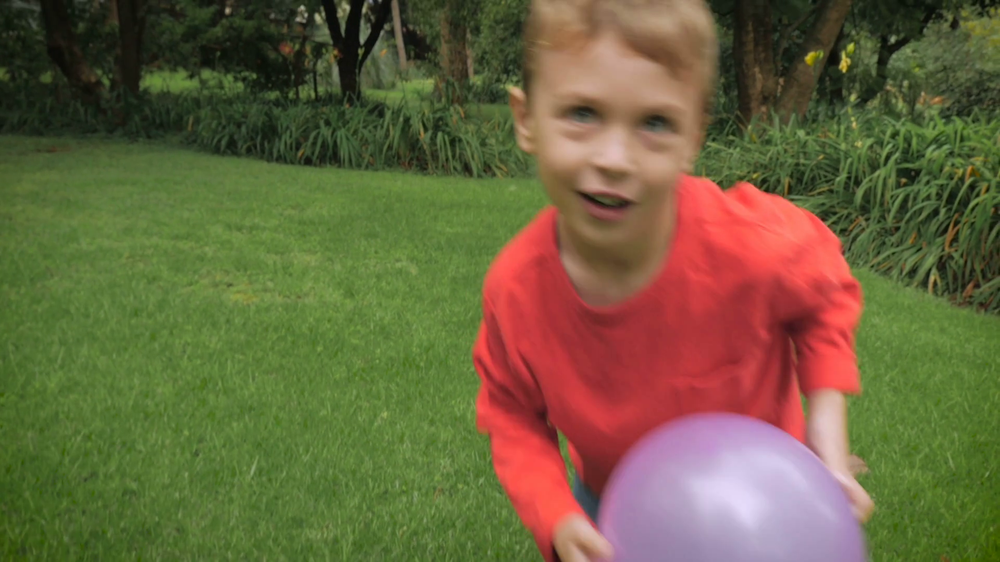
#> input picture ObjectDetection/red1.png, 1000 x 562 px, shrunk from 1920 x 1080 before the run
$ python Contour.py   (older library calls are emulated)
#> lines starting #> are read from the running program, lines starting #| are printed output that depends on the picture; after the words box and inside, x2 and y2 are one past the last pixel; in counts of white or black regions, pixels touching at a corner belong together
import cv2
import numpy as np

im=cv2.imread("red1.png")
#> im is the input picture: shape (562, 1000, 3); mean B, G, R 62.4, 98.7, 106.4
imgray = cv2.cvtColor(im, cv2.COLOR_BGR2GRAY)
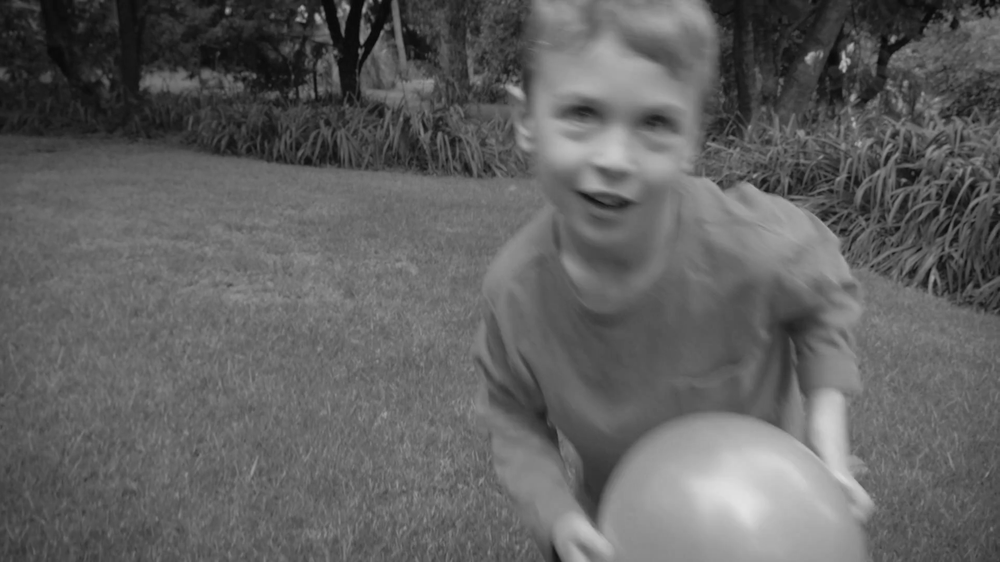
#> imgray: shape (562, 1000); min 7, max 226, mean 96.8
ret,thresh = cv2.threshold(imgray,127,255,0)
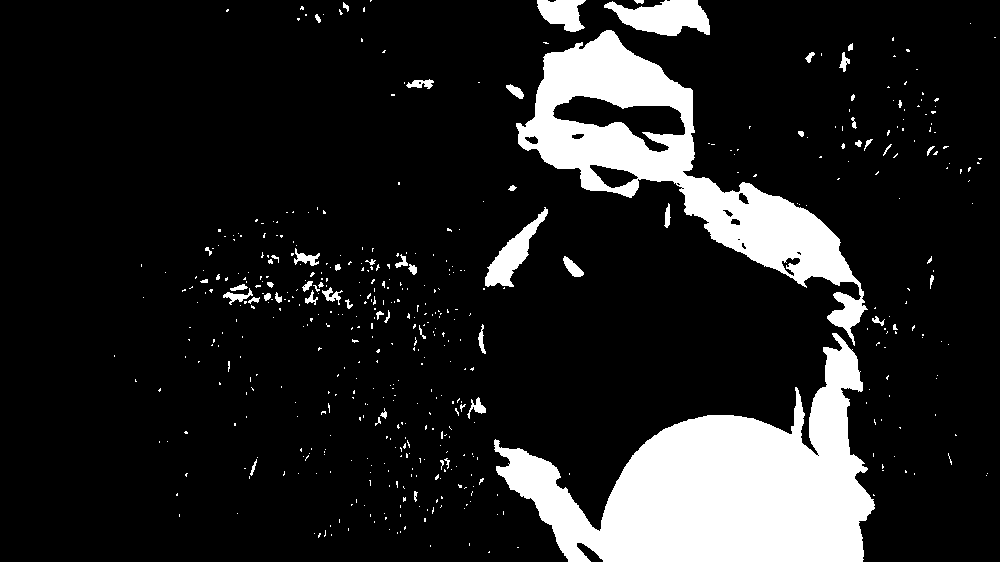
#> thresh: shape (562, 1000); 13.9% white; 509 white regions (452 under 20 px)
image, contours, hierarchy = cv2.findContours(thresh,cv2.RETR_TREE,cv2.CHAIN_APPROX_SIMPLE)
#> contours = 527 contours, 483 with area under 20; largest, box (x1, y1, x2, y2) and area: (494, 333, 875, 562) 40756, (516, 30, 868, 346) 30148, (552, 95, 686, 153) 3466, (604, 0, 710, 36) 2305, (485, 207, 548, 287) 1476

img = cv2.drawContours(im, contours, -1, (0,255,0), 3)
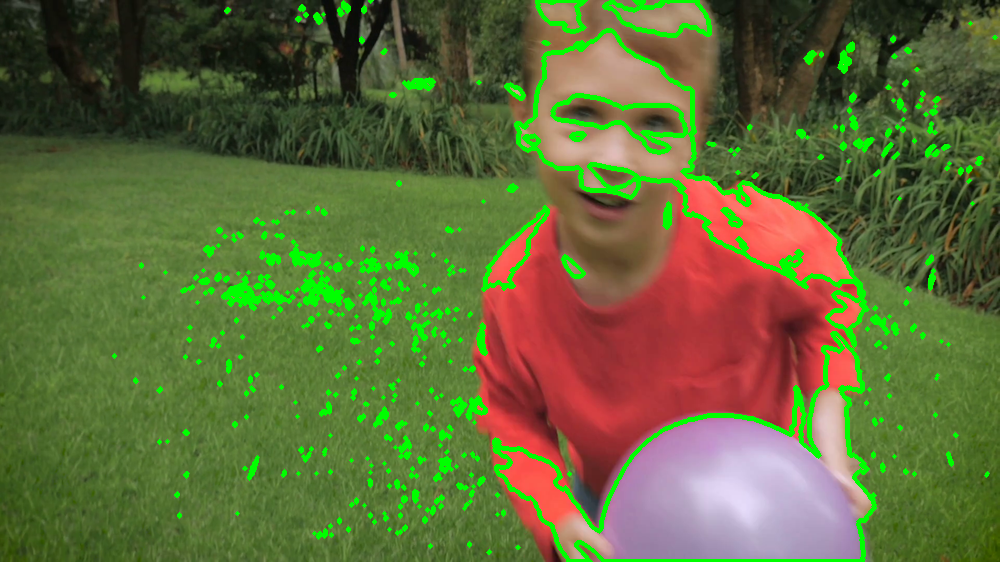
#> img: shape (562, 1000, 3); mean B, G, R 57.2, 107.2, 96.8

cv2.imshow("im",im)

cv2.waitKey(0)

$ run again, with ObjectDetection/soccer.png copied over ObjectDetection/red1.png
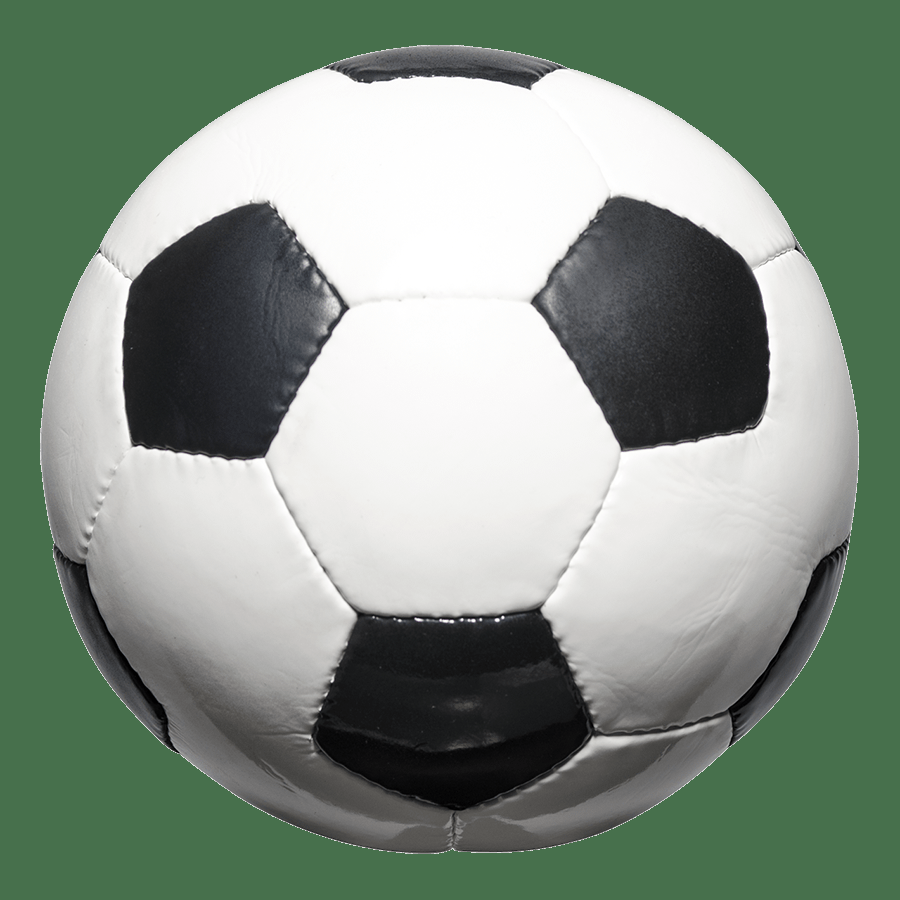
#> input picture ObjectDetection/soccer.png, 900 x 900 px
#> im is the input picture: shape (900, 900, 3); mean B, G, R 131.9, 144.8, 130.4
#> `ret,thresh = cv2.threshold(imgray,127,255,0)`:
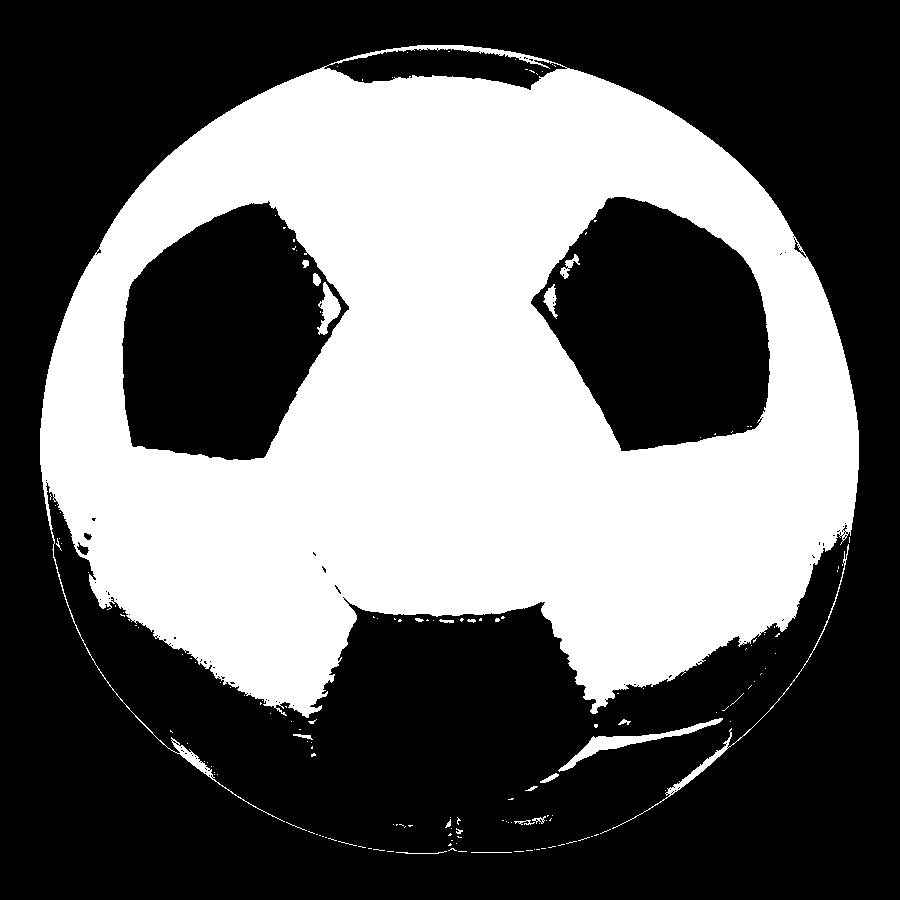
#> thresh: shape (900, 900); 40.2% white; 165 white regions (142 under 20 px)
#> contours = 315 contours, 294 with area under 20; largest, box (x1, y1, x2, y2) and area: (40, 45, 859, 822) 408854, (530, 196, 771, 452) 42542, (121, 200, 350, 461) 41562, (323, 48, 568, 91) 5637, (558, 718, 723, 772) 1158
#> `img = cv2.drawContours(im, contours, -1, (0,255,0), 3)`:
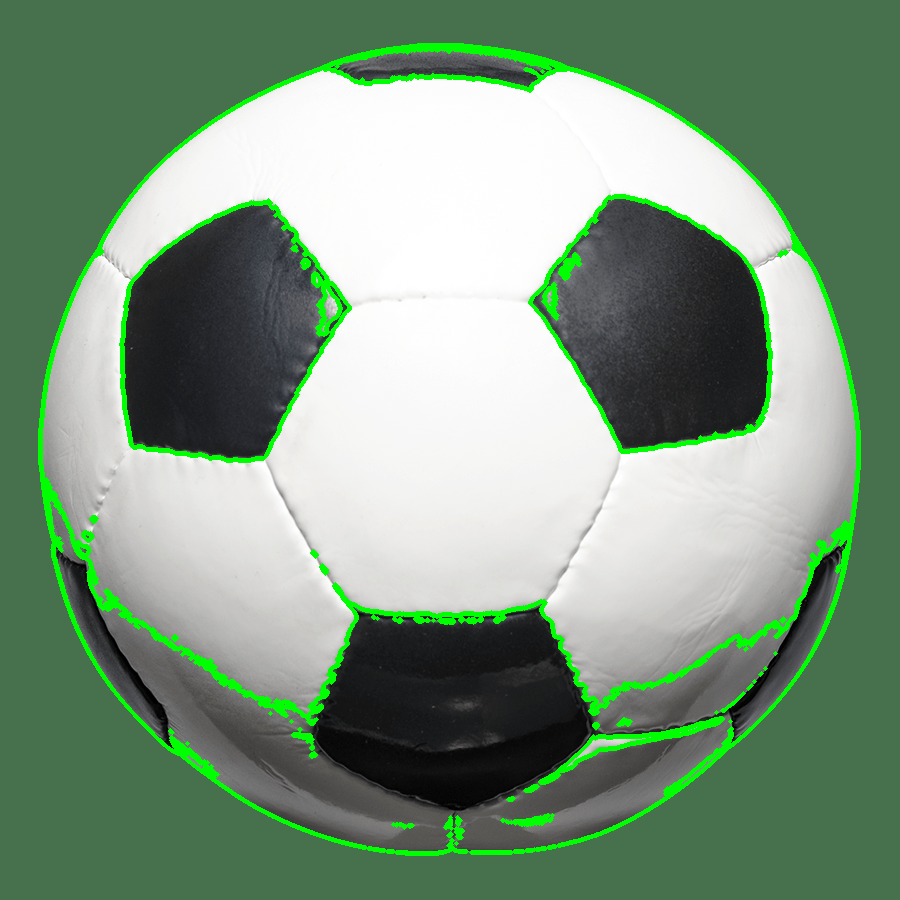
#> img: shape (900, 900, 3); mean B, G, R 125.7, 150, 124.3
